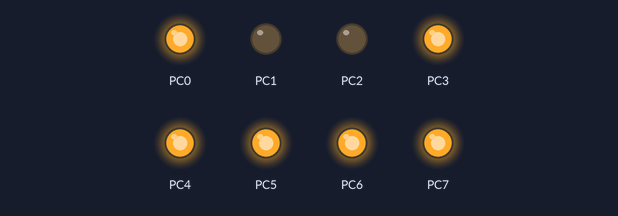
Bench run of a program on a simulated ATmega16, built with avr-gcc and emulated at 8 MHz. On the bench: output pins drawn as LEDs (lit = HIGH).

Above: at 2.5 s.
At 12.5 s:
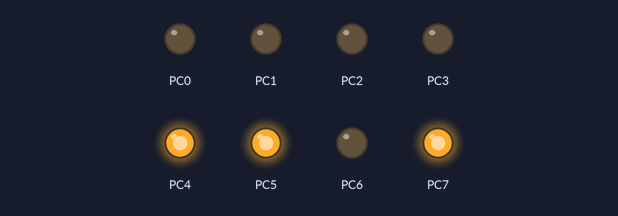
At 17.5 s:
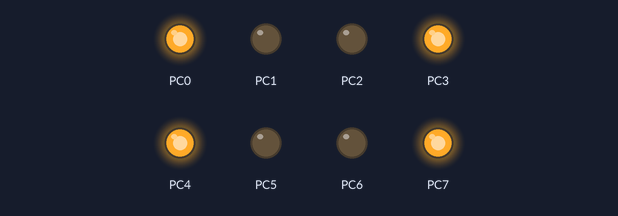
At 27.5 s:
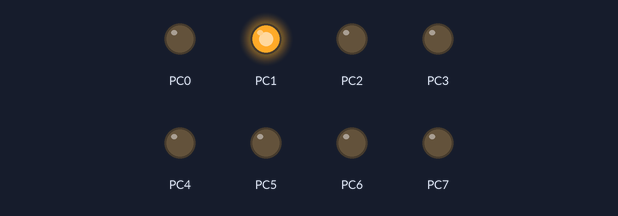
At 42.5 s:
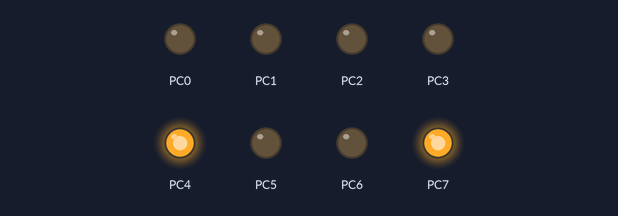
At 57.5 s:
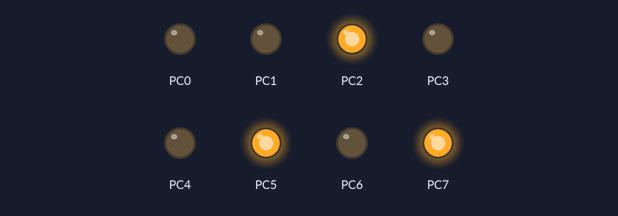
Timing chart, 0 to 65.0 s (numbered marks = the images above):
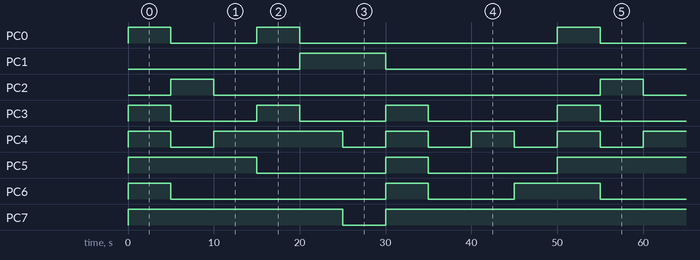

Measured:
- by itself, PC0: repeats every 50.0 s: LOW 10.0 s, HIGH 5.0 s, LOW 30.0 s, HIGH 5.0 s
- by itself, PC1: alternates HIGH for 10.0 s and LOW for 40.0 s
- by itself, PC2: alternates HIGH for 5.0 s and LOW for 45.0 s
- by itself, PC3: repeats every 50.0 s: 2 × (LOW 10.0 s, HIGH 5.0 s), LOW 15.0 s, HIGH 5.0 s
- by itself, PC4: repeats every 50.0 s: LOW 5.0 s, HIGH 15.0 s, 3 × (LOW 5.0 s, HIGH 5.0 s)
- by itself, PC5: repeats every 50.0 s: LOW 15.0 s, HIGH 5.0 s, LOW 15.0 s, HIGH 15.0 s
- by itself, PC6: repeats every 50.0 s: LOW 25.0 s, HIGH 5.0 s, LOW 10.0 s, HIGH 10.0 s
- by itself, PC7: repeats every 50.0 s: LOW 5.0 s, HIGH 45.0 s

The program:

Practical_6.c
```c
#define F_CPU 8000000UL
#include<avr/io.h>
#include<util/delay.h>
int main()
{
  DDRC=0xFF;
  int arr[10]={0b11111001,0b10100100,0b10110000,0b10011001,0b10010010,0b00000010,0b11111000,0b10000000,0b10010000,0b11000000};
  while(1)
   {
    for(int i=0;i<=9;i++)
	{
      PORTC=arr[i];
	  _delay_ms(5000);
    }
   }
   return 0;
}
```
